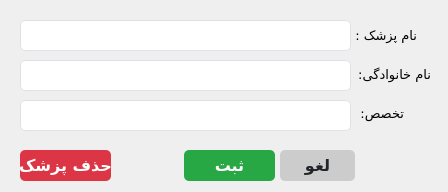
<?xml version="1.0" encoding="UTF-8"?>
<ui version="4.0">
 <class>addEditDeleteDoctor_form</class>
 <widget class="QWidget" name="addEditDeleteDoctor_form">
  <property name="enabled">
   <bool>true</bool>
  </property>
  <property name="geometry">
   <rect>
    <x>0</x>
    <y>0</y>
    <width>448</width>
    <height>192</height>
   </rect>
  </property>
  <property name="minimumSize">
   <size>
    <width>448</width>
    <height>192</height>
   </size>
  </property>
  <property name="maximumSize">
   <size>
    <width>448</width>
    <height>192</height>
   </size>
  </property>
  <property name="font">
   <font>
    <family>Vazirmatn</family>
    <pointsize>12</pointsize>
   </font>
  </property>
  <property name="windowTitle">
   <string> پزشک</string>
  </property>
  <widget class="QPushButton" name="cancel_btn">
   <property name="geometry">
    <rect>
     <x>280</x>
     <y>150</y>
     <width>75</width>
     <height>31</height>
    </rect>
   </property>
   <property name="font">
    <font>
     <family>Vazirmatn</family>
     <pointsize>12</pointsize>
     <weight>75</weight>
     <bold>true</bold>
     <underline>false</underline>
     <strikeout>false</strikeout>
    </font>
   </property>
   <property name="focusPolicy">
    <enum>Qt::StrongFocus</enum>
   </property>
   <property name="styleSheet">
    <string notr="true">QPushButton {
    background-color: #cccccc; /* Light grey */
    color: #212529; /* Dark text */
    border: none;
    border-radius: 5px; /* Rounded corners */
    text-align: center;
    text-decoration: none;
}

QPushButton:hover {
    background-color: #b3b3b3; /* Darker grey on hover */
}

QPushButton:pressed {
    background-color: #999999; /* Even darker grey on press */
}
</string>
   </property>
   <property name="text">
    <string>لغو</string>
   </property>
   <property name="checkable">
    <bool>false</bool>
   </property>
  </widget>
  <widget class="QLabel" name="label_6">
   <property name="geometry">
    <rect>
     <x>350</x>
     <y>59</y>
     <width>81</width>
     <height>31</height>
    </rect>
   </property>
   <property name="font">
    <font>
     <family>Vazirmatn Black</family>
     <pointsize>10</pointsize>
    </font>
   </property>
   <property name="text">
    <string>نام خانوادگی: </string>
   </property>
  </widget>
  <widget class="QLabel" name="label_5">
   <property name="geometry">
    <rect>
     <x>350</x>
     <y>20</y>
     <width>71</width>
     <height>31</height>
    </rect>
   </property>
   <property name="font">
    <font>
     <family>Vazirmatn Black</family>
     <pointsize>10</pointsize>
    </font>
   </property>
   <property name="text">
    <string>نام پزشک : </string>
   </property>
   <property name="indent">
    <number>4</number>
   </property>
  </widget>
  <widget class="QLineEdit" name="firstName_txtbox">
   <property name="geometry">
    <rect>
     <x>20</x>
     <y>20</y>
     <width>331</width>
     <height>31</height>
    </rect>
   </property>
   <property name="font">
    <font>
     <family>Vazirmatn</family>
     <pointsize>11</pointsize>
    </font>
   </property>
   <property name="layoutDirection">
    <enum>Qt::RightToLeft</enum>
   </property>
   <property name="styleSheet">
    <string notr="true">/* Basic LineEdit styling */
QLineEdit {
    background-color: #ffffff; /* White background */
    border: 1px solid #dee2e6; /* Light grey border */
    border-radius: 5px; /* Rounded corners */
    color: #343a40; /* Dark grey text color */
    outline: none; /* Remove default outline */
}

/* Hover effect */
QLineEdit:hover {
    border: 1px solid #007bff; /* Blue border on hover */
}

/* Focus effect */
QLineEdit:focus {
    border: 1px solid #007bff; /* Blue border on focus */
}

/* Disabled state */
QLineEdit:disabled {
    background-color: #e9ecef; /* Light grey background when disabled */
    color: #6c757d; /* Grey text color when disabled */
}

</string>
   </property>
   <property name="locale">
    <locale language="Persian" country="Iran"/>
   </property>
   <property name="text">
    <string/>
   </property>
  </widget>
  <widget class="QLabel" name="label_8">
   <property name="geometry">
    <rect>
     <x>357</x>
     <y>103</y>
     <width>47</width>
     <height>21</height>
    </rect>
   </property>
   <property name="font">
    <font>
     <family>Vazirmatn Black</family>
     <pointsize>10</pointsize>
    </font>
   </property>
   <property name="text">
    <string>تخصص:</string>
   </property>
  </widget>
  <widget class="QLineEdit" name="lastName_txtbox">
   <property name="geometry">
    <rect>
     <x>20</x>
     <y>60</y>
     <width>331</width>
     <height>31</height>
    </rect>
   </property>
   <property name="font">
    <font>
     <family>Vazirmatn</family>
     <pointsize>11</pointsize>
    </font>
   </property>
   <property name="layoutDirection">
    <enum>Qt::RightToLeft</enum>
   </property>
   <property name="styleSheet">
    <string notr="true">/* Basic LineEdit styling */
QLineEdit {
    background-color: #ffffff; /* White background */
    border: 1px solid #dee2e6; /* Light grey border */
    border-radius: 5px; /* Rounded corners */
    color: #343a40; /* Dark grey text color */
    outline: none; /* Remove default outline */
}

/* Hover effect */
QLineEdit:hover {
    border: 1px solid #007bff; /* Blue border on hover */
}

/* Focus effect */
QLineEdit:focus {
    border: 1px solid #007bff; /* Blue border on focus */
}

/* Disabled state */
QLineEdit:disabled {
    background-color: #e9ecef; /* Light grey background when disabled */
    color: #6c757d; /* Grey text color when disabled */
}

</string>
   </property>
   <property name="locale">
    <locale language="Persian" country="Iran"/>
   </property>
  </widget>
  <widget class="QPushButton" name="save_btn">
   <property name="geometry">
    <rect>
     <x>184</x>
     <y>150</y>
     <width>91</width>
     <height>31</height>
    </rect>
   </property>
   <property name="font">
    <font>
     <family>Vazirmatn</family>
     <pointsize>12</pointsize>
     <weight>75</weight>
     <bold>true</bold>
     <underline>false</underline>
     <strikeout>false</strikeout>
    </font>
   </property>
   <property name="styleSheet">
    <string notr="true">QPushButton {
    background-color: #28a745; /* Bootstrap success green */
    color: white; /* White text */
    border: none;
    border-radius: 5px; /* Rounded corners */
    text-align: center;
    text-decoration: none;
}

QPushButton:hover {
    background-color: #218838; /* Darker green on hover */
}

QPushButton:pressed {
    background-color: #1e7e34; /* Even darker green on press */
}
</string>
   </property>
   <property name="text">
    <string>ثبت</string>
   </property>
  </widget>
  <widget class="QLineEdit" name="specialization_txtbox">
   <property name="geometry">
    <rect>
     <x>20</x>
     <y>100</y>
     <width>331</width>
     <height>31</height>
    </rect>
   </property>
   <property name="font">
    <font>
     <family>Vazirmatn</family>
     <pointsize>11</pointsize>
    </font>
   </property>
   <property name="layoutDirection">
    <enum>Qt::RightToLeft</enum>
   </property>
   <property name="styleSheet">
    <string notr="true">/* Basic LineEdit styling */
QLineEdit {
    background-color: #ffffff; /* White background */
    border: 1px solid #dee2e6; /* Light grey border */
    border-radius: 5px; /* Rounded corners */
    color: #343a40; /* Dark grey text color */
    outline: none; /* Remove default outline */
}

/* Hover effect */
QLineEdit:hover {
    border: 1px solid #007bff; /* Blue border on hover */
}

/* Focus effect */
QLineEdit:focus {
    border: 1px solid #007bff; /* Blue border on focus */
}

/* Disabled state */
QLineEdit:disabled {
    background-color: #e9ecef; /* Light grey background when disabled */
    color: #6c757d; /* Grey text color when disabled */
}

</string>
   </property>
   <property name="locale">
    <locale language="Persian" country="Iran"/>
   </property>
  </widget>
  <widget class="QPushButton" name="deleteDoctor_btn">
   <property name="enabled">
    <bool>true</bool>
   </property>
   <property name="geometry">
    <rect>
     <x>20</x>
     <y>150</y>
     <width>91</width>
     <height>31</height>
    </rect>
   </property>
   <property name="font">
    <font>
     <family>Vazirmatn</family>
     <pointsize>12</pointsize>
     <weight>75</weight>
     <bold>true</bold>
     <underline>false</underline>
     <strikeout>false</strikeout>
    </font>
   </property>
   <property name="layoutDirection">
    <enum>Qt::RightToLeft</enum>
   </property>
   <property name="styleSheet">
    <string notr="true">QPushButton{
    background-color: #dc3545; /* Bootstrap danger red */
    color: white; /* White text */
    border: none;
    border-radius: 5px; /* Rounded corners */
    text-align: center;
    text-decoration: none;
}

QPushButton:hover {
    background-color: #c82333; /* Darker red on hover */
}

QPushButton:pressed {
    background-color: #bd2130; /* Even darker red on press */
}
</string>
   </property>
   <property name="text">
    <string>حذف پزشک</string>
   </property>
  </widget>
 </widget>
 <resources/>
 <connections/>
</ui>
